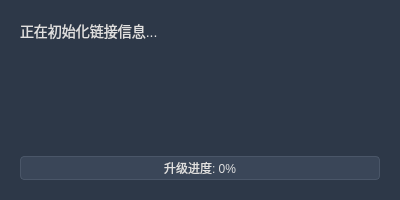
<?xml version="1.0" encoding="UTF-8"?>
<ui version="4.0">
 <class>LinkPush</class>
 <widget class="QWidget" name="LinkPush">
  <property name="geometry">
   <rect>
    <x>0</x>
    <y>0</y>
    <width>400</width>
    <height>200</height>
   </rect>
  </property>
  <property name="windowTitle">
   <string>链接和推送窗口</string>
  </property>
  <property name="windowIcon">
   <iconset>
    <normaloff>.</normaloff>.</iconset>
  </property>
  <property name="styleSheet">
   <string notr="true">QWidget {
    background-color: #2d3848;
    font-family: 'Segoe UI', Arial, sans-serif;
    color: #e0e0e0;
    }

    QLabel {
    color: #e0e0e0;
    font-size: 14px;
    }

    QProgressBar {
    border: 1px solid #4a5668;
    border-radius: 4px;
    background-color: #3a4658;
    text-align: center;
    color: #e0e0e0;
    }

    QProgressBar::chunk {
    background-color: #3498db;
    border-radius: 3px;
    }</string>
  </property>
  <layout class="QVBoxLayout" name="verticalLayout">
   <property name="spacing">
    <number>15</number>
   </property>
   <property name="margin" stdset="0">
    <number>20</number>
   </property>
   <item>
    <widget class="QLabel" name="label_info">
     <property name="text">
      <string>正在初始化链接信息...</string>
     </property>
     <property name="alignment">
      <set>Qt::AlignmentFlag::AlignLeading|Qt::AlignmentFlag::AlignLeft|Qt::AlignmentFlag::AlignTop</set>
     </property>
     <property name="wordWrap">
      <bool>true</bool>
     </property>
    </widget>
   </item>
   <item>
    <widget class="QProgressBar" name="progressBar_upgrade">
     <property name="visible">
      <bool>true</bool>
     </property>
     <property name="minimum">
      <number>0</number>
     </property>
     <property name="maximum">
      <number>100</number>
     </property>
     <property name="value">
      <number>0</number>
     </property>
     <property name="textVisible">
      <bool>true</bool>
     </property>
     <property name="format">
      <string>升级进度: %p%</string>
     </property>
    </widget>
   </item>
  </layout>
 </widget>
 <layoutdefault spacing="6" margin="11"/>
 <resources>
  <include location=""/>
 </resources>
 <connections/>
</ui>
